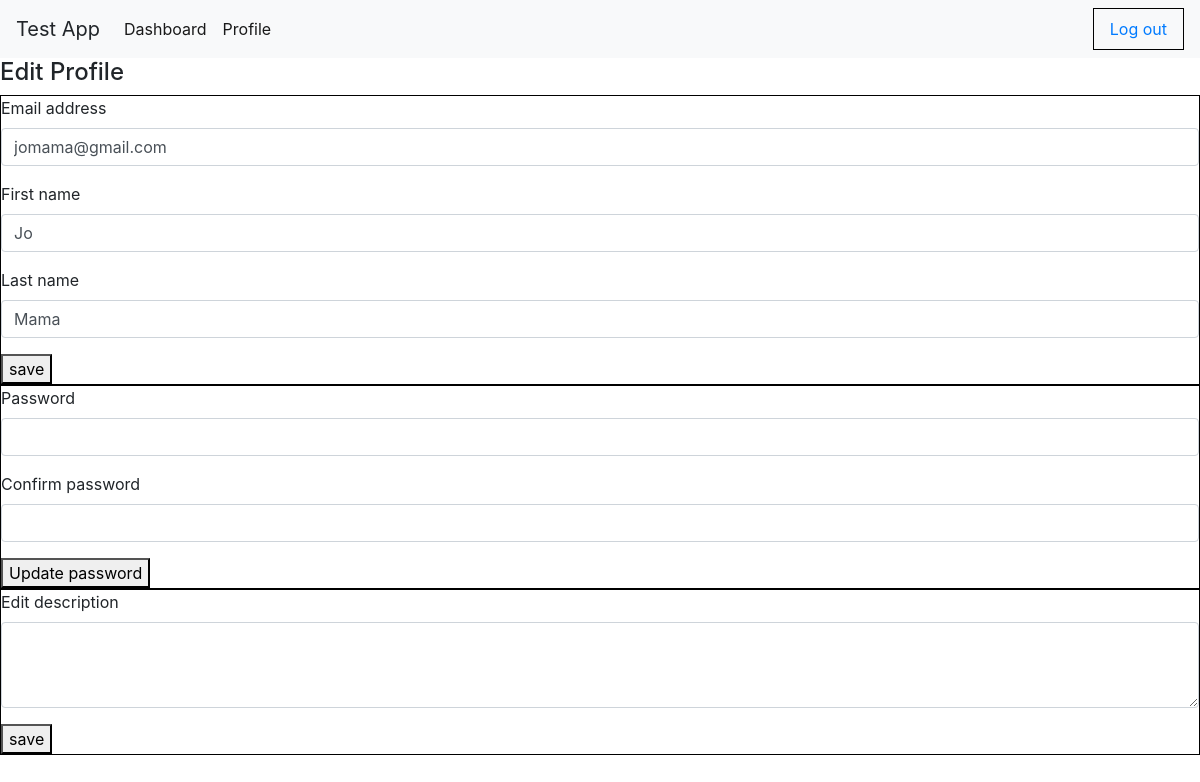
/users/edit (signed in), run on the app's committed database.
### user/models.py (models this page shows)
class User(models.Model):
    user_level = models.IntegerField()
    email = models.CharField(max_length=255)
    first_name = models.CharField(max_length=50)
    last_name = models.CharField(max_length=50)
    password = models.CharField(max_length=60)
    description = models.TextField()
    created_at = models.DateTimeField(auto_now_add=True)
    updated_at = models.DateTimeField(auto_now=True)
    objects = UserManager()

### user/views.py (the view)
# urls.py: path('users/edit', views.edit),
def edit(request):
    context = {
        'user': User.objects.get(id=request.session['user_id'])
    }
    return render(request, 'edit.html', context)

### user/templates/edit.html (shortened to what this page needs)
<!DOCTYPE html>
<html>
    <head>
        <link rel="stylesheet" href="https://stackpath.bootstrapcdn.com/bootstrap/4.3.1/css/bootstrap.min.css">
    </head>
    <body>
        <nav class="navbar navbar-expand-lg navbar-light bg-light">
            <a class="navbar-brand" >Test App</a>
            <div class="collapse navbar-collapse" id="navbarSupportedContent">
                <ul class="navbar-nav mr-auto">
                    <li class="nav-item active">
                        <a class="nav-link" href="/check_admin">Dashboard <span class="sr-only">(current)</span></a>
                    </li>
                    <li class="nav-item active">
                        <a class="nav-link" href="/users/edit">Profile <span class="sr-only">(current)</span></a>
                    </li>
                </ul>
                <form class="form-inline my-2 my-lg-0">
                    <a class="nav-link" href="/logout"> Log out <span class="sr-only">(current)</span></a>
                </form>
            </div>
        </nav>
        <h4>Edit Profile</h4>
        <form action="/update_info" method="POST">
            <div class="form-group">
                <label for="email">Email address</label>
                <input type="text" class="form-control" name="email" value="{{user.email}}" >
            </div>
            <div class="form-group">
                <label for="first_name">First name</label>
                <input type="text" class="form-control" name="first_name" value="{{user.first_name}}">
            </div>
            <div class="form-group">
                <label for="last_name">Last name</label>
                <input type="text" class="form-control" name="last_name" value="{{user.last_name}}">
            </div>
            <button type="submit">save</button>
        </form>
        <form action="/update_password" method="POST">
            <div class="form-group">
                <label for="password">Password</label>
                <input type="password" class="form-control" name="password">
            </div>
            <div class="form-group">
                <label for="password_check">Confirm password</label>
                <input type="password" class="form-control" name="password_check">
            </div>
            <button type="submit">Update password</button>
        </form>
        <form action="/update_description" method="POST">
            <div class="form-group">
                <label for="description">Edit description</label>
                <textarea class="form-control" name="description" rows="3"></textarea>
            </div>
            <button type="submit">save</button>
        </form>
    </body>
</html>

### user/templates/edit.html (style rules this page uses)
form { border: 1px solid black; }

### data on the page
User: email "jomama@gmail.com", first_name "Jo", last_name "Mama"
